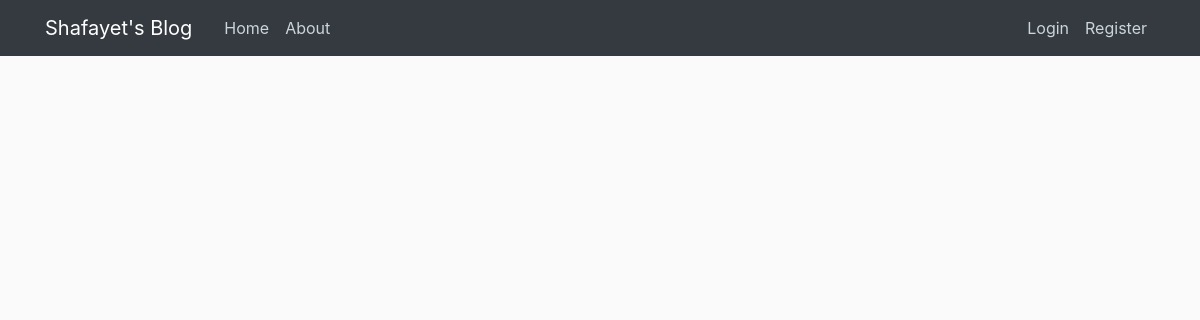
The app's page /home, older data.
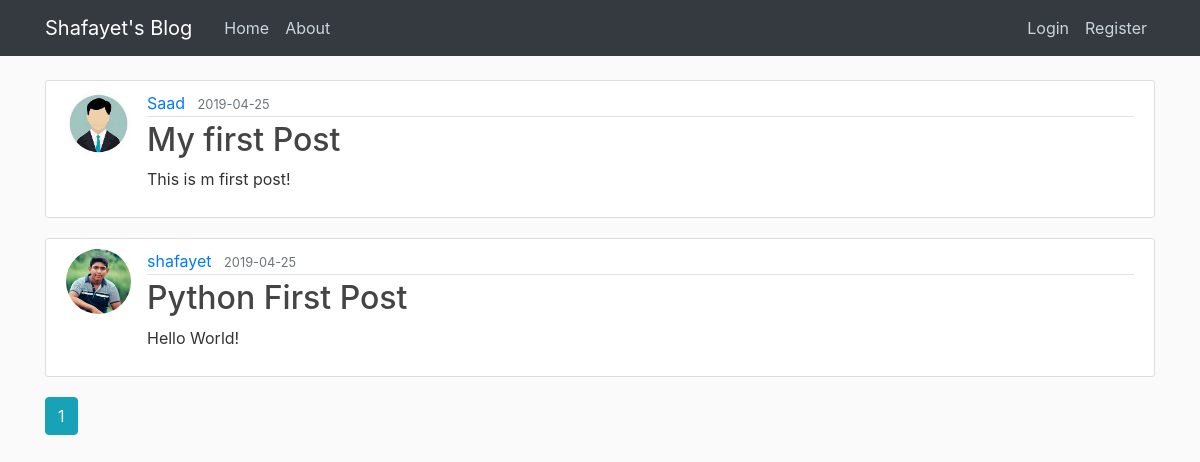
The same page, newer data.
### flask_app/models.py (models this page shows, shortened)
class Post(db.Model):
    id = db.Column(db.Integer, primary_key=True)
    title = db.Column(db.String, nullable=False)
    date = db.Column(db.DateTime, nullable=False, default=datetime.utcnow)
    content = db.Column(db.Text, nullable=False)
    user_id = db.Column(db.Integer, db.ForeignKey('user.id'), nullable=False)

class User(db.Model, UserMixin):
    id = db.Column(db.Integer, primary_key=True)
    first_name = db.Column(db.String(50), nullable=False)
    last_name = db.Column(db.String(50), nullable=False)
    user_name = db.Column(db.String(20), unique=True, nullable=False)
    email = db.Column(db.String(120), unique=True, nullable=False)
    image_file = db.Column(db.String(20), nullable=False, default='defult.jpg')
    password = db.Column(db.String(60), nullable=False)
    post = db.relationship('Post', backref='author', lazy=True)

### flask_app/routes.py (the view)
@app.route('/')
@app.route('/home')
def home():
    page = request.args.get('page', 1, type=int)
    posts = Post.query.order_by(Post.date.desc()).paginate(page=page, per_page=5)
    return render_template('home.html', posts=posts)

### flask_app/templates/home.html
{% extends "layout.html" %}
{% block content %}
    {% for post in posts.items %}
        <article class="media content-section">
            <img class="rounded-circle article-img" src="{{ url_for('static', filename='profile_pics/' + post.author.image_file) }}">
            <div class="media-body">
                <div class="article-metadata">
                    <a class="mr-2" href="#">{{ post.author.user_name }}</a>
                    <small class="text-muted">{{ post.date.strftime('%Y-%m-%d') }}</small>
                </div>
                <h2><a class="article-title" href="{{ url_for('post', post_id=post.id) }}">{{ post.title }}</a></h2>
                <p class="article-content">{{ post.content }}</p>
            </div>
        </article>
    {% endfor %}
    {% for page_num in posts.iter_pages(left_edge=1, right_edge=1, left_current=1, right_current=2) %}
        {% if page_num %}
            {% if posts.page == page_num %}
                <a class="btn btn-info mb-4" href="{{ url_for('home', page=page_num) }}">{{ page_num }}</a>
            {% else %}
                <a class="btn btn-outline-info mb-4" href="{{ url_for('home', page=page_num) }}">{{ page_num }}</a>
            {% endif %}
        {% else %}
            ...
        {% endif %}
    {% endfor %}
{% endblock content %}

Row changes from the older to the newer data that the page shows:
added Post: image_file (picture), author.user_name "Saad", date "2019-04-25", title "My first Post", content "This is m first post!"
added Post: image_file (picture), author.user_name "shafayet", date "2019-04-25", title "Python First Post", content "Hello World!"
Text that changed along with them:
new list line: "1"
